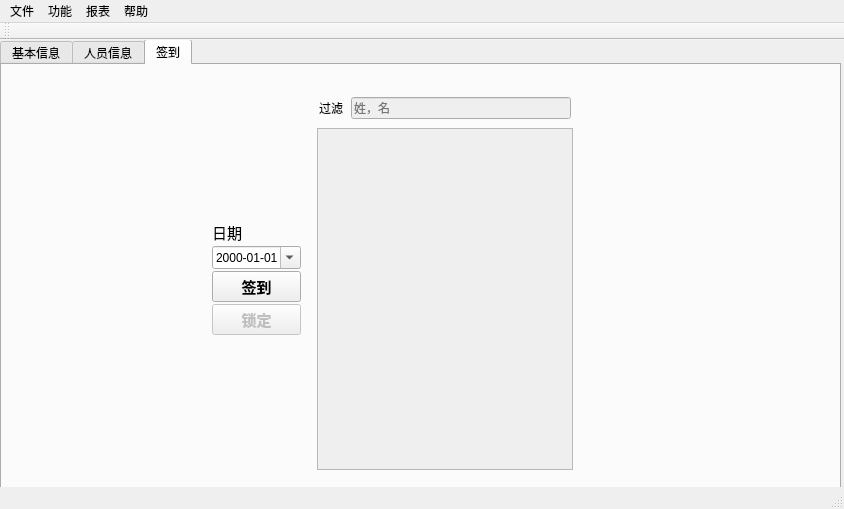
<?xml version="1.0" encoding="UTF-8"?>
<ui version="4.0">
 <class>MainWindow</class>
 <widget class="QMainWindow" name="MainWindow">
  <property name="geometry">
   <rect>
    <x>0</x>
    <y>0</y>
    <width>844</width>
    <height>509</height>
   </rect>
  </property>
  <property name="sizePolicy">
   <sizepolicy hsizetype="Preferred" vsizetype="Fixed">
    <horstretch>0</horstretch>
    <verstretch>0</verstretch>
   </sizepolicy>
  </property>
  <property name="windowTitle">
   <string>人员及签到管理系统</string>
  </property>
  <widget class="QWidget" name="centralWidget">
   <widget class="QTabWidget" name="tabWidget">
    <property name="geometry">
     <rect>
      <x>0</x>
      <y>-1</y>
      <width>841</width>
      <height>461</height>
     </rect>
    </property>
    <property name="currentIndex">
     <number>2</number>
    </property>
    <widget class="QWidget" name="infoTab">
     <attribute name="title">
      <string>基本信息</string>
     </attribute>
     <widget class="QLabel" name="label">
      <property name="geometry">
       <rect>
        <x>160</x>
        <y>110</y>
        <width>491</width>
        <height>91</height>
       </rect>
      </property>
      <property name="font">
       <font>
        <family>DejaVu Serif</family>
        <pointsize>36</pointsize>
        <weight>75</weight>
        <bold>true</bold>
       </font>
      </property>
      <property name="text">
       <string>人员及签到管理系统</string>
      </property>
      <property name="textFormat">
       <enum>Qt::PlainText</enum>
      </property>
     </widget>
    </widget>
    <widget class="QWidget" name="personTab">
     <attribute name="title">
      <string>人员信息</string>
     </attribute>
     <widget class="QTableView" name="personTableView">
      <property name="geometry">
       <rect>
        <x>10</x>
        <y>30</y>
        <width>431</width>
        <height>331</height>
       </rect>
      </property>
     </widget>
     <widget class="QPushButton" name="addButton">
      <property name="geometry">
       <rect>
        <x>90</x>
        <y>380</y>
        <width>99</width>
        <height>23</height>
       </rect>
      </property>
      <property name="text">
       <string>添加</string>
      </property>
     </widget>
     <widget class="QWidget" name="verticalLayoutWidget">
      <property name="geometry">
       <rect>
        <x>470</x>
        <y>30</y>
        <width>328</width>
        <height>331</height>
       </rect>
      </property>
      <layout class="QVBoxLayout" name="verticalLayout">
       <item>
        <widget class="QLabel" name="label_2">
         <property name="font">
          <font>
           <pointsize>22</pointsize>
           <weight>75</weight>
           <bold>true</bold>
          </font>
         </property>
         <property name="text">
          <string>人员信息</string>
         </property>
        </widget>
       </item>
       <item>
        <layout class="QGridLayout" name="gridLayout">
         <item row="0" column="1">
          <widget class="QLabel" name="label_3">
           <property name="sizePolicy">
            <sizepolicy hsizetype="Fixed" vsizetype="Preferred">
             <horstretch>0</horstretch>
             <verstretch>0</verstretch>
            </sizepolicy>
           </property>
           <property name="minimumSize">
            <size>
             <width>80</width>
             <height>0</height>
            </size>
           </property>
           <property name="maximumSize">
            <size>
             <width>80</width>
             <height>16777215</height>
            </size>
           </property>
           <property name="font">
            <font>
             <pointsize>11</pointsize>
             <weight>75</weight>
             <bold>true</bold>
            </font>
           </property>
           <property name="text">
            <string>姓名</string>
           </property>
          </widget>
         </item>
         <item row="0" column="2">
          <widget class="QLabel" name="nameLabel">
           <property name="minimumSize">
            <size>
             <width>120</width>
             <height>0</height>
            </size>
           </property>
           <property name="text">
            <string/>
           </property>
          </widget>
         </item>
         <item row="6" column="2">
          <widget class="QPushButton" name="editDetailButton">
           <property name="enabled">
            <bool>false</bool>
           </property>
           <property name="text">
            <string>修改</string>
           </property>
          </widget>
         </item>
         <item row="2" column="2">
          <widget class="QLabel" name="genderLabel">
           <property name="font">
            <font>
             <pointsize>11</pointsize>
             <weight>75</weight>
             <bold>true</bold>
            </font>
           </property>
           <property name="text">
            <string/>
           </property>
          </widget>
         </item>
         <item row="2" column="1">
          <widget class="QLabel" name="label_4">
           <property name="maximumSize">
            <size>
             <width>200</width>
             <height>16777215</height>
            </size>
           </property>
           <property name="font">
            <font>
             <pointsize>11</pointsize>
             <weight>75</weight>
             <bold>true</bold>
            </font>
           </property>
           <property name="text">
            <string>性别</string>
           </property>
          </widget>
         </item>
         <item row="0" column="0">
          <spacer name="horizontalSpacer">
           <property name="orientation">
            <enum>Qt::Horizontal</enum>
           </property>
           <property name="sizeHint" stdset="0">
            <size>
             <width>40</width>
             <height>20</height>
            </size>
           </property>
          </spacer>
         </item>
         <item row="0" column="4">
          <spacer name="horizontalSpacer_2">
           <property name="orientation">
            <enum>Qt::Horizontal</enum>
           </property>
           <property name="sizeHint" stdset="0">
            <size>
             <width>40</width>
             <height>20</height>
            </size>
           </property>
          </spacer>
         </item>
         <item row="4" column="1">
          <widget class="QLabel" name="label_6">
           <property name="font">
            <font>
             <pointsize>11</pointsize>
             <weight>75</weight>
             <bold>true</bold>
            </font>
           </property>
           <property name="text">
            <string>状态</string>
           </property>
          </widget>
         </item>
         <item row="7" column="1">
          <spacer name="verticalSpacer">
           <property name="orientation">
            <enum>Qt::Vertical</enum>
           </property>
           <property name="sizeHint" stdset="0">
            <size>
             <width>20</width>
             <height>40</height>
            </size>
           </property>
          </spacer>
         </item>
         <item row="4" column="2">
          <widget class="QLabel" name="statusLabel">
           <property name="font">
            <font>
             <pointsize>11</pointsize>
             <weight>75</weight>
             <bold>true</bold>
            </font>
           </property>
           <property name="text">
            <string/>
           </property>
          </widget>
         </item>
         <item row="3" column="2">
          <widget class="QLabel" name="joinDateLabel">
           <property name="font">
            <font>
             <pointsize>11</pointsize>
             <weight>75</weight>
             <bold>true</bold>
            </font>
           </property>
           <property name="text">
            <string/>
           </property>
          </widget>
         </item>
         <item row="3" column="1">
          <widget class="QLabel" name="label_5">
           <property name="font">
            <font>
             <pointsize>11</pointsize>
             <weight>75</weight>
             <bold>true</bold>
            </font>
           </property>
           <property name="text">
            <string>入会日期</string>
           </property>
          </widget>
         </item>
         <item row="5" column="2">
          <widget class="QTextBrowser" name="commentBrowser"/>
         </item>
         <item row="5" column="1">
          <widget class="QLabel" name="label_7">
           <property name="font">
            <font>
             <pointsize>11</pointsize>
             <weight>75</weight>
             <bold>true</bold>
            </font>
           </property>
           <property name="text">
            <string>备注</string>
           </property>
          </widget>
         </item>
         <item row="0" column="3">
          <widget class="QLineEdit" name="nameEdit"/>
         </item>
         <item row="2" column="3">
          <widget class="QComboBox" name="genderBox">
           <item>
            <property name="text">
             <string>男</string>
            </property>
           </item>
           <item>
            <property name="text">
             <string>女</string>
            </property>
           </item>
          </widget>
         </item>
         <item row="3" column="3">
          <widget class="QDateEdit" name="dateEdit">
           <property name="date">
            <date>
             <year>2013</year>
             <month>1</month>
             <day>1</day>
            </date>
           </property>
           <property name="displayFormat">
            <string>yyyy-MM-dd</string>
           </property>
           <property name="calendarPopup">
            <bool>true</bool>
           </property>
          </widget>
         </item>
         <item row="4" column="3">
          <widget class="QComboBox" name="statusBox">
           <item>
            <property name="text">
             <string>在校</string>
            </property>
           </item>
           <item>
            <property name="text">
             <string>离校</string>
            </property>
           </item>
          </widget>
         </item>
         <item row="5" column="3">
          <widget class="QTextEdit" name="commentEdit"/>
         </item>
         <item row="6" column="3">
          <widget class="QPushButton" name="confirmButton">
           <property name="text">
            <string>确认</string>
           </property>
          </widget>
         </item>
        </layout>
       </item>
       <item>
        <widget class="QLabel" name="label_8">
         <property name="font">
          <font>
           <pointsize>11</pointsize>
           <weight>75</weight>
           <bold>true</bold>
          </font>
         </property>
         <property name="text">
          <string>联系方式</string>
         </property>
        </widget>
       </item>
       <item>
        <layout class="QVBoxLayout" name="verticalLayout_2"/>
       </item>
      </layout>
     </widget>
     <widget class="QPushButton" name="delButton">
      <property name="geometry">
       <rect>
        <x>210</x>
        <y>380</y>
        <width>99</width>
        <height>23</height>
       </rect>
      </property>
      <property name="text">
       <string>删除</string>
      </property>
     </widget>
    </widget>
    <widget class="QWidget" name="tab_2">
     <attribute name="title">
      <string>签到</string>
     </attribute>
     <widget class="QWidget" name="horizontalLayoutWidget">
      <property name="geometry">
       <rect>
        <x>10</x>
        <y>10</y>
        <width>761</width>
        <height>411</height>
       </rect>
      </property>
      <layout class="QHBoxLayout" name="horizontalLayout">
       <item>
        <spacer name="horizontalSpacer_3">
         <property name="orientation">
          <enum>Qt::Horizontal</enum>
         </property>
         <property name="sizeHint" stdset="0">
          <size>
           <width>40</width>
           <height>20</height>
          </size>
         </property>
        </spacer>
       </item>
       <item>
        <layout class="QVBoxLayout" name="verticalLayout_3">
         <property name="spacing">
          <number>2</number>
         </property>
         <property name="leftMargin">
          <number>5</number>
         </property>
         <property name="rightMargin">
          <number>5</number>
         </property>
         <property name="bottomMargin">
          <number>5</number>
         </property>
         <item>
          <spacer name="verticalSpacer_3">
           <property name="orientation">
            <enum>Qt::Vertical</enum>
           </property>
           <property name="sizeHint" stdset="0">
            <size>
             <width>20</width>
             <height>40</height>
            </size>
           </property>
          </spacer>
         </item>
         <item>
          <widget class="QLabel" name="label_10">
           <property name="sizePolicy">
            <sizepolicy hsizetype="Preferred" vsizetype="Fixed">
             <horstretch>0</horstretch>
             <verstretch>0</verstretch>
            </sizepolicy>
           </property>
           <property name="font">
            <font>
             <pointsize>11</pointsize>
            </font>
           </property>
           <property name="text">
            <string>日期</string>
           </property>
          </widget>
         </item>
         <item>
          <widget class="QDateEdit" name="signDateEdit">
           <property name="displayFormat">
            <string>yyyy-MM-dd</string>
           </property>
           <property name="calendarPopup">
            <bool>true</bool>
           </property>
          </widget>
         </item>
         <item>
          <widget class="QPushButton" name="signInButton">
           <property name="font">
            <font>
             <pointsize>11</pointsize>
             <weight>75</weight>
             <bold>true</bold>
            </font>
           </property>
           <property name="text">
            <string>签到</string>
           </property>
          </widget>
         </item>
         <item>
          <widget class="QPushButton" name="lockButton">
           <property name="enabled">
            <bool>false</bool>
           </property>
           <property name="font">
            <font>
             <pointsize>11</pointsize>
             <weight>75</weight>
             <bold>true</bold>
            </font>
           </property>
           <property name="text">
            <string>锁定</string>
           </property>
          </widget>
         </item>
         <item>
          <spacer name="verticalSpacer_2">
           <property name="orientation">
            <enum>Qt::Vertical</enum>
           </property>
           <property name="sizeHint" stdset="0">
            <size>
             <width>20</width>
             <height>40</height>
            </size>
           </property>
          </spacer>
         </item>
        </layout>
       </item>
       <item>
        <layout class="QVBoxLayout" name="verticalLayout_4">
         <property name="spacing">
          <number>3</number>
         </property>
         <property name="margin">
          <number>5</number>
         </property>
         <item>
          <layout class="QHBoxLayout" name="horizontalLayout_2">
           <property name="spacing">
            <number>2</number>
           </property>
           <property name="margin">
            <number>2</number>
           </property>
           <item>
            <widget class="QLabel" name="label_9">
             <property name="minimumSize">
              <size>
               <width>30</width>
               <height>30</height>
              </size>
             </property>
             <property name="text">
              <string>过滤</string>
             </property>
            </widget>
           </item>
           <item>
            <widget class="QLineEdit" name="filterEdit">
             <property name="enabled">
              <bool>false</bool>
             </property>
             <property name="placeholderText">
              <string>姓，名</string>
             </property>
            </widget>
           </item>
          </layout>
         </item>
         <item>
          <widget class="QTableView" name="activePersonView">
           <property name="enabled">
            <bool>false</bool>
           </property>
          </widget>
         </item>
        </layout>
       </item>
       <item>
        <spacer name="horizontalSpacer_4">
         <property name="orientation">
          <enum>Qt::Horizontal</enum>
         </property>
         <property name="sizeHint" stdset="0">
          <size>
           <width>40</width>
           <height>20</height>
          </size>
         </property>
        </spacer>
       </item>
      </layout>
     </widget>
     <zorder>horizontalLayoutWidget</zorder>
     <zorder>horizontalSpacer_4</zorder>
    </widget>
   </widget>
  </widget>
  <widget class="QMenuBar" name="menuBar">
   <property name="geometry">
    <rect>
     <x>0</x>
     <y>0</y>
     <width>844</width>
     <height>22</height>
    </rect>
   </property>
   <widget class="QMenu" name="menuFile">
    <property name="title">
     <string>文件</string>
    </property>
    <addaction name="actionNew"/>
    <addaction name="actionOpen"/>
    <addaction name="actionClose"/>
    <addaction name="separator"/>
    <addaction name="actionExit"/>
   </widget>
   <widget class="QMenu" name="menuHelp">
    <property name="title">
     <string>帮助</string>
    </property>
    <addaction name="actionAbout"/>
   </widget>
   <widget class="QMenu" name="menuOperation">
    <property name="title">
     <string>功能</string>
    </property>
    <addaction name="actionPeopleManage"/>
    <addaction name="actionSignIn"/>
   </widget>
   <widget class="QMenu" name="menuReport">
    <property name="title">
     <string>报表</string>
    </property>
    <addaction name="actionViewReport"/>
   </widget>
   <addaction name="menuFile"/>
   <addaction name="menuOperation"/>
   <addaction name="menuReport"/>
   <addaction name="menuHelp"/>
  </widget>
  <widget class="QToolBar" name="mainToolBar">
   <attribute name="toolBarArea">
    <enum>TopToolBarArea</enum>
   </attribute>
   <attribute name="toolBarBreak">
    <bool>false</bool>
   </attribute>
  </widget>
  <widget class="QStatusBar" name="statusBar"/>
  <action name="actionAbout">
   <property name="text">
    <string>关于</string>
   </property>
  </action>
  <action name="actionSignIn">
   <property name="text">
    <string>签到</string>
   </property>
  </action>
  <action name="actionOpen">
   <property name="text">
    <string>打开</string>
   </property>
  </action>
  <action name="actionClose">
   <property name="enabled">
    <bool>false</bool>
   </property>
   <property name="text">
    <string>关闭</string>
   </property>
  </action>
  <action name="actionExit">
   <property name="text">
    <string>退出</string>
   </property>
  </action>
  <action name="actionPeopleManage">
   <property name="text">
    <string>人员管理</string>
   </property>
  </action>
  <action name="actionViewReport">
   <property name="text">
    <string>查看</string>
   </property>
  </action>
  <action name="actionNew">
   <property name="text">
    <string>新建</string>
   </property>
  </action>
 </widget>
 <layoutdefault spacing="6" margin="11"/>
 <resources/>
 <connections>
  <connection>
   <sender>actionExit</sender>
   <signal>activated()</signal>
   <receiver>MainWindow</receiver>
   <slot>close()</slot>
   <hints>
    <hint type="sourcelabel">
     <x>-1</x>
     <y>-1</y>
    </hint>
    <hint type="destinationlabel">
     <x>270</x>
     <y>223</y>
    </hint>
   </hints>
  </connection>
 </connections>
</ui>
